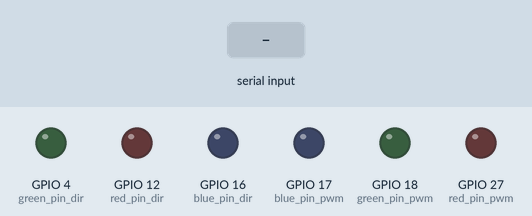
Bench run of a sketch on a simulated ESP32. Shown: output pins drawn as LEDs (lit = HIGH). Inputs (shaded band) come from the test bench. What the sketch prints to the serial monitor is not drawn.

Above: at 1.2 s.
1.3 s: "1\n" received over Serial
At 2.0 s:
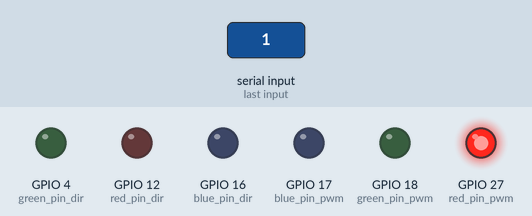
2.8 s: "2\n" received over Serial
At 2.9 s:
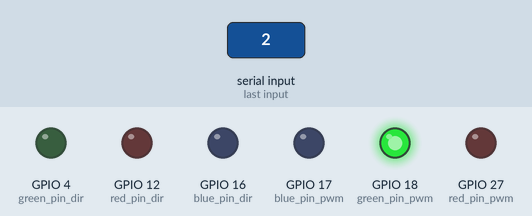
4.5 s: "0\n" received over Serial
At 5.6 s:
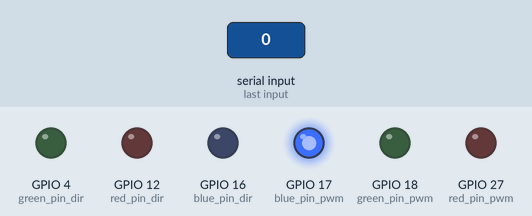
Timing chart, 0 to 7.5 s (numbered marks = the images above; inputs shaded):
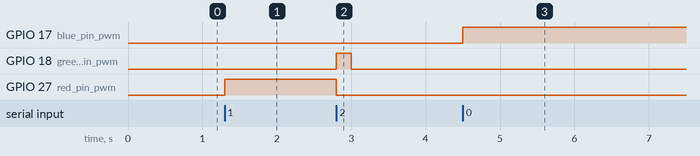

The sketch:

LEDbulb.ino
```cpp
#include <Arduino.h>
int green_pin_pwm = 18;
int red_pin_pwm = 27;
int blue_pin_pwm = 17;
int green_pin_dir = 4;
int red_pin_dir = 12;
int blue_pin_dir = 16;

void setup() {
    pinMode(red_pin_dir, OUTPUT);
    pinMode(blue_pin_dir, OUTPUT);
    pinMode(green_pin_dir, OUTPUT);
    pinMode(green_pin_pwm, OUTPUT);
    pinMode(red_pin_pwm, OUTPUT);
    pinMode(blue_pin_pwm, OUTPUT);
    Serial.begin(115200);
}

void loop() {
    while (Serial.available() > 0) {
        String receivedString = Serial.readStringUntil('\n');
        int state = receivedString.toInt();
        if (state >= 0) {
            Serial.print(state);
            if (state == 1){
                Serial.print("RED");

                digitalWrite(blue_pin_pwm, LOW);

                digitalWrite(green_pin_pwm, LOW);

                digitalWrite(red_pin_dir, LOW);
                digitalWrite(red_pin_pwm, HIGH);

            }else if (state == 2) {
              Serial.print("GREEN");

                digitalWrite(blue_pin_pwm, LOW);

                digitalWrite(red_pin_pwm, LOW);

                digitalWrite(green_pin_dir, LOW);
                digitalWrite(green_pin_pwm, HIGH);
                delay(200);
                digitalWrite(green_pin_pwm, LOW);
                delay(200);
            }
            else if (state == 0) {
              Serial.print("BLUE");

                digitalWrite(green_pin_pwm, LOW);

                digitalWrite(red_pin_pwm, LOW);

                digitalWrite(blue_pin_dir, LOW);
                digitalWrite(blue_pin_pwm, HIGH);
            }
        }
    }
}
```

Measured:
- after the input at 1.3 s, GPIO 27 (red_pin_pwm): LOW → HIGH at once
- after the input at 2.8 s, GPIO 18 (green_pin_pwm): LOW → HIGH at once, → LOW 0.20 s later; GPIO 27 (red_pin_pwm): HIGH → LOW at once
- after the input at 4.5 s, GPIO 17 (blue_pin_pwm): LOW → HIGH at once
